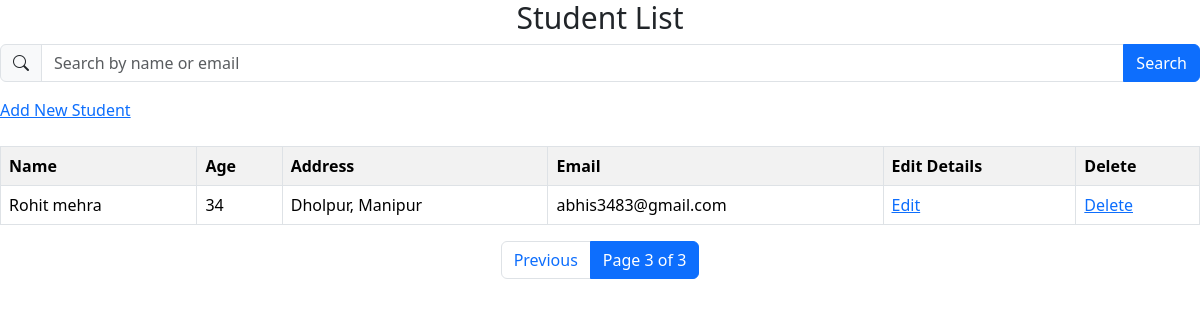
Screenshot of /students/?page=3 with the database file from the repository.
### accounts/models.py (models this page shows, shortened)
class Student(models.Model):
    name = models.CharField( max_length=50, blank = False)
    address = models.TextField(max_length=900)
    email = models.EmailField(unique = True)
    age = models.IntegerField()

### accounts/views.py (the view)
# urls.py: path('students/', views.view_student, name='student_list'),
def view_student(request):
    query = request.GET.get('q')
    students = Student.objects.all().order_by('id')
    if query:
        students = students.filter(
            Q(name__icontains=query) |
            Q(email__icontains=query)
        )
    paginator = Paginator(students, 3)  # 3 students per page
    page_number = request.GET.get('page')
    students = paginator.get_page(page_number)
    return render(request, 'accounts/view_student.html', {
        'students': students,
        'query': query
    })

### accounts/templates/accounts/view_student.html (shortened to what this page needs)
<link href="https://cdn.jsdelivr.net/npm/bootstrap@5.3.2/dist/css/bootstrap.min.css" rel="stylesheet">
<link href="https://cdn.jsdelivr.net/npm/bootstrap-icons/font/bootstrap-icons.css" rel="stylesheet">
<center><h2 style = 'font-size: 30px;'>Student List</h2></center>
<form method="GET">
    <div class="input-group">
         <span class="input-group-text">
    <i class="bi bi-search"></i>
  </span>
    <input type="search"
    name="q"
    placeholder="Search by name or email"
    value="{{ request.GET.q }}"
    class = "form-control" >
    <button type="submit" class = 'btn btn-primary'>Search</button>
    </div>
</form>
<a href="{% url 'student' %}">Add New Student</a>
<table class="table table-bordered table-striped">
    <tr>
        <th>Name</th>
        <th>Age</th>
        <th>Address</th>
        <th>Email</th>
        <th>Edit Details</th>
        <th>Delete </th>
    </tr>
    {% for student in students %}
    <tr>
        <td>{{ student.name }}</td>
        <td>{{ student.age }}</td>
        <td>{{ student.address }}</td>
        <td>{{ student.email }}</td>
                <td>
    <a href="{% url 'update_student' student.id %}">Edit</a>
        </td>
    <td><a href="{% url 'delete_student' student.id %}"
   onclick="return confirm('Are you sure you want to delete this student?')">
   Delete
    </a>
    </td>
    </tr>
    {% empty %}
    <tr>
        <td colspan="4">No students found</td>
    </tr>
    {% endfor %}
</table>
<nav>
  <ul class="pagination justify-content-center">
    {% if students.has_previous %}
      <li class="page-item">
        <a class="page-link"
           href="?page={{ students.previous_page_number }}{% if query %}&q={{ query }}{% endif %}">
          Previous
        </a>
      </li>
    {% endif %}
    <li class="page-item active">
      <span class="page-link">
        Page {{ students.number }} of {{ students.paginator.num_pages }}
      </span>
    </li>
  </ul>
</nav>

### rows the page displays
Student: name "Rohit mehra", age "34", address "Dholpur, Manipur", email "abhis3483@gmail.com"

### other values shown
{{ students.number }} "3"
{{ students.paginator.num_pages }} "3"
